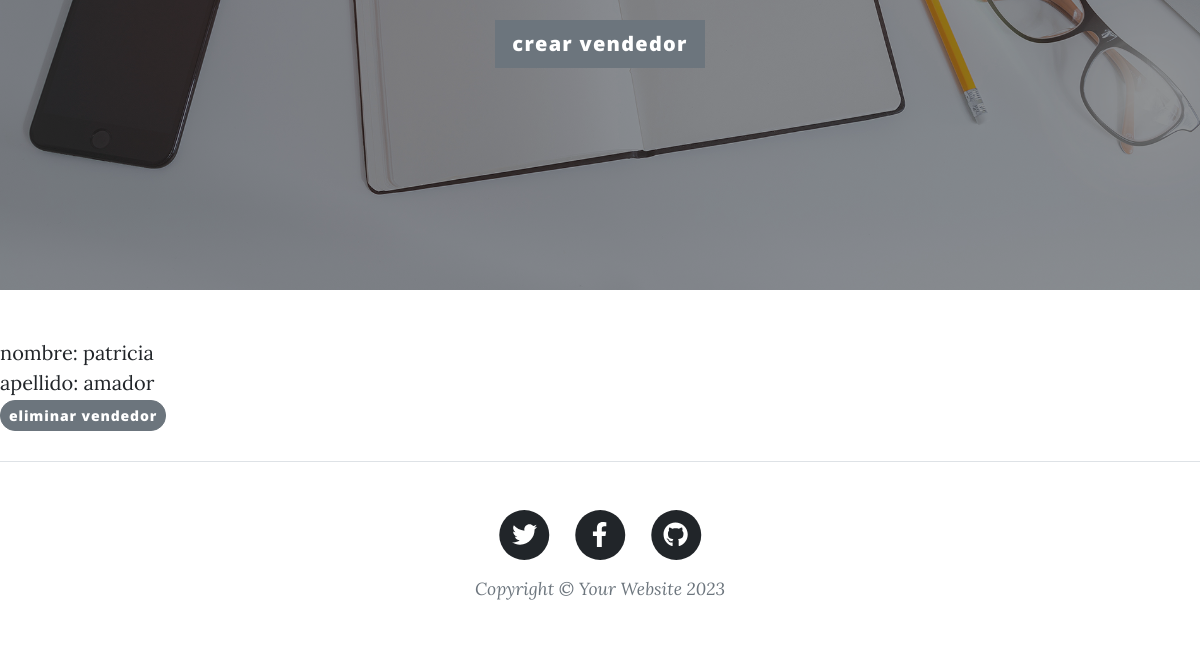
The page /Aplicacion/vendedor (lower part) on the database as committed earlier.
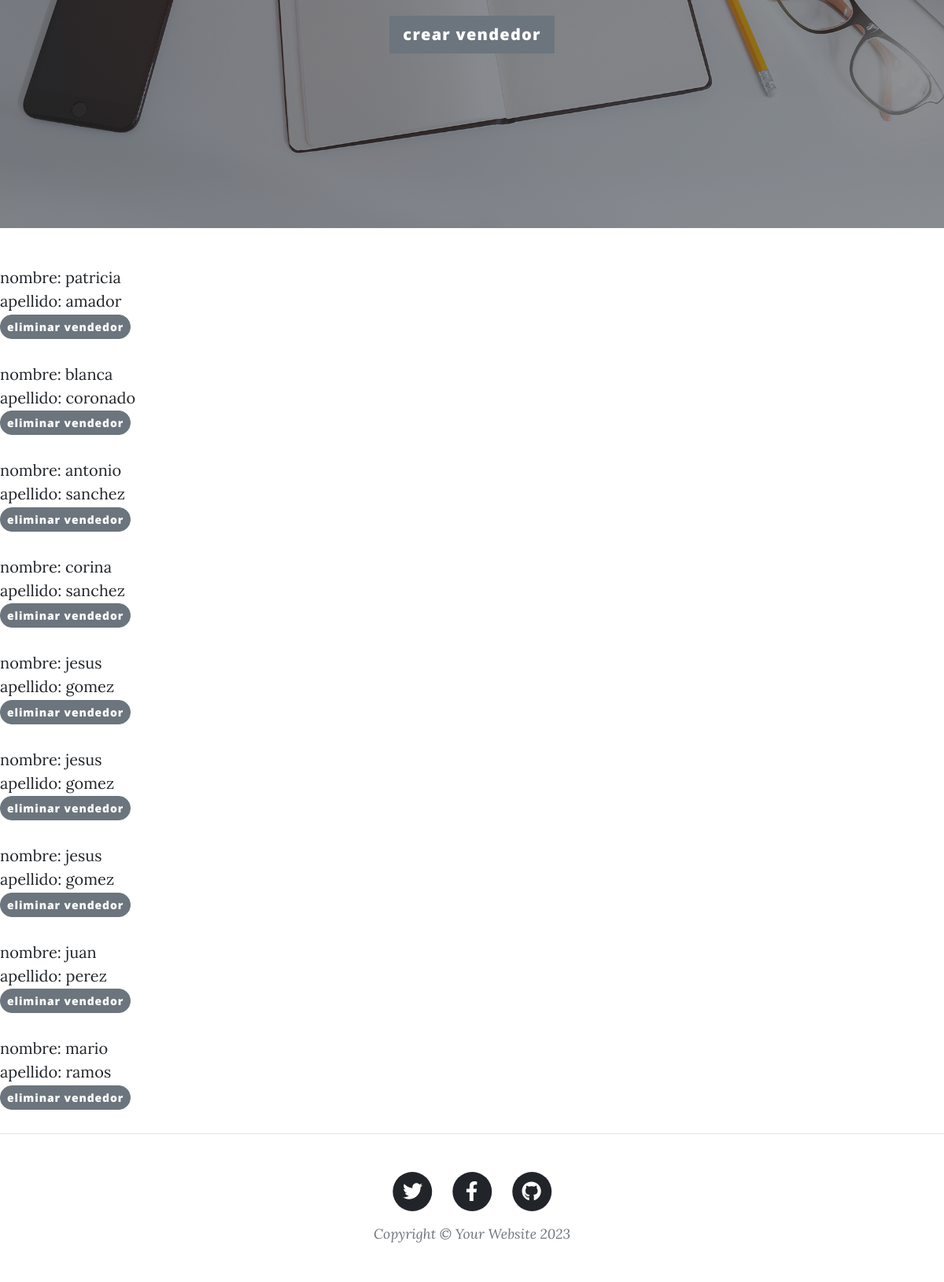
The same page on the database as committed later.
### Aplicacion/models.py (models this page shows)
class Vendedor(models.Model):
    nombre = models.CharField(max_length=40)
    apellido = models.CharField(max_length=40)

### Aplicacion/views.py (the view)
# urls.py: path('vendedor',vendedor, name="Vendedor"),
def vendedor(request):
    todos = Vendedor.objects.all()
    return render(request, "Aplicacion/vendedor.html", {"ven": todos})

### Aplicacion/templates/Aplicacion/vendedor.html (shortened to what this page needs)
{% extends 'Aplicacion/padre.html' %}
{% block titulo %}
<br>
<a href="{% url 'crearVendedor' %}"><button type="button" class="btn btn-secondary btn-lg" >crear vendedor</button></a>
{% endblock %}
{% block crear_vendedor %}
{% for Vendedor in ven %}
    <li style="list-style: none;">
        nombre: {{Vendedor.nombre}} <br> apellido: {{Vendedor.apellido}} <br>
        <a href="{% url 'borrarVendedor' Vendedor.nombre %}"><button style="border-radius: 15px;" type="button" class="btn btn-secondary btn-sm" >eliminar vendedor</button></a>
    </li>
    <br>
{% endfor %}
{% endblock %}

Rows that differ between the two databases and show on the page:
added Vendedor: nombre "blanca", apellido "coronado"
added Vendedor: nombre "antonio", apellido "sanchez"
added Vendedor: nombre "corina", apellido "sanchez"
added Vendedor: nombre "jesus", apellido "gomez"
added Vendedor: nombre "jesus", apellido "gomez"
added Vendedor: nombre "jesus", apellido "gomez"
added Vendedor: nombre "juan", apellido "perez"
added Vendedor: nombre "mario", apellido "ramos"
